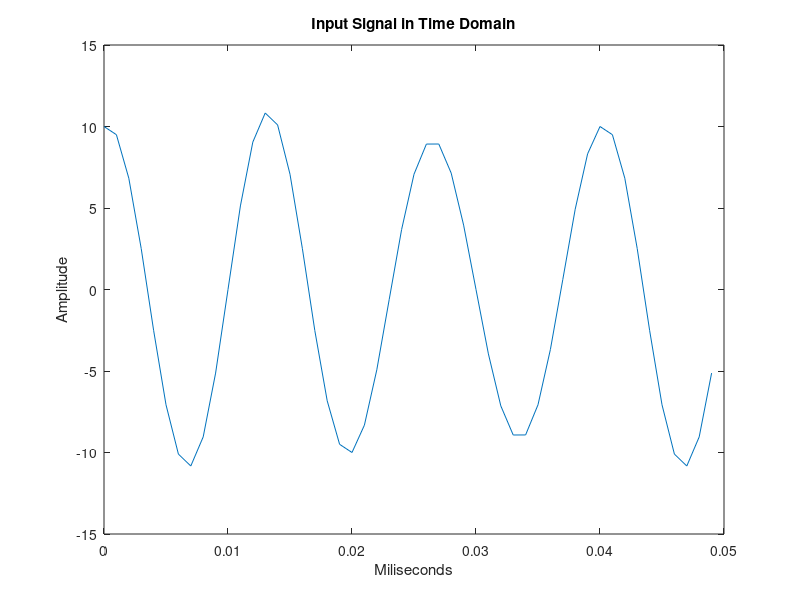

MATLAB code to generate this figure: (Note: this script raises an error after producing the figure.)
% Givens
T = 10;
F_s = 1000;

% Vector of sampling times
sample_times = 0:1/F_s:T-1/F_s;

% Part A

% Input wave composed of two sine waves, sampling at frequencies
% specified above
t = sample_times;
x = sin(2*pi*100*t) + 10 * sin(2*pi*75*t + pi/2);

% Plotting the input signal over time
figure;
plot(t(1:50), x(1:50));
xlabel("Miliseconds");
ylabel("Amplitude");
title("Input Signal in Time Domain");

% Generating Power Spectrum Vector
numSignals = length(sample_times);
[x_p, f] = pspectrum(x, F_s);

% Plotting power spectrum of the input signal
figure;
% Using 10log_10 since power (x_p) is already magnitude squared
plot(f, 10*log10(x_p));
% FFT is two-sided, I ignored the mirrored half
xlim([0, F_s/2 + 1]);
xlabel("Frequency");
ylabel("Power");
title("Power Spectrum of Input Signal");

% Part B

sigmas = [0.1, 0.7, 1.0, 2.0];
mu = 0.0;

Xs = cell(length(sigmas), 1);

% Graphing input signals
figure;

for i = 1:length(sigmas)

    sigma = sigmas(i);
    
    noise_term = sqrt(sigma) * randn(size(sample_times)) + mu;
    x_n = x + noise_term;

    Xs{i} = x_n;

    subplot(length(sigmas), 1, i);
    plot(sample_times(1:500), x_n(1:500));
    
    title(sprintf("Noisy Signal (\\sigma = %.1f)", sigma));
    xlabel("Time");
    ylabel("Amplitude");

end

% Graphing power spectrums
figure;

for i = 1:length(sigmas)

    x_n = Xs{i};

    [x_p, f] = pspectrum(x_n, F_s);

    subplot(length(sigmas), 1, i);
    plot(f, 10*log10(x_p));
    xlim([0, F_s/2 + 1]);

    sigma = sigmas(i);
    title(sprintf("Noisy Signal Power Spectrum (\\sigma = %.1f)", sigma));
    xlabel("Frequency");
    ylabel("Power");

end

% Part C

Ns = cell(3, 1);

figure; hold on;

for i = 1:3
    
    n = sqrt(1.0) * randn(size(sample_times)) + mu;
    Ns{i} = n;

    [x_p, f] = pspectrum(n, F_s);

    plot(f, 10*log10(x_p));
    xlim([0, 500]);

    title("Power Spectrum of Random Signals")
    xlabel("Frequency");
    ylabel("Power");

end

hold off;

figure; hold on;

for i = 1:length(Ns)

    [PpH, F] = pwelch(Ns{i}, 128, 32, 512, F_s);

    plot(F, 10*log10(PpH));
    xlim([0, 500]);

    title("PSD");
    xlabel("Frequency");
    ylabel("Power per Hertz");

end

hold off;
